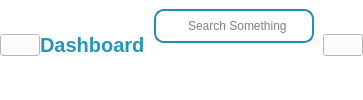
        <widget class="QWidget" name="headerFrame" native="true">
         <property name="styleSheet">
          <string notr="true">background-color:#ffffff;</string>
         </property>
         <layout class="QHBoxLayout" name="horizontalLayout_2">
          <property name="spacing">
           <number>0</number>
          </property>
          <property name="leftMargin">
           <number>0</number>
          </property>
          <property name="topMargin">
           <number>0</number>
          </property>
          <property name="rightMargin">
           <number>0</number>
          </property>
          <property name="bottomMargin">
           <number>10</number>
          </property>
          <item alignment="Qt::AlignLeft">
           <widget class="QWidget" name="widget" native="true">
            <layout class="QHBoxLayout" name="horizontalLayout_3">
             <property name="spacing">
              <number>0</number>
             </property>
             <property name="leftMargin">
              <number>0</number>
             </property>
             <property name="topMargin">
              <number>0</number>
             </property>
             <property name="rightMargin">
              <number>0</number>
             </property>
             <property name="bottomMargin">
              <number>0</number>
             </property>
             <item>
              <widget class="QPushButton" name="menuBtn">
               <property name="text">
                <string/>
               </property>
               <property name="icon">
                <iconset resource="icon/icons.qrc">
                 <normaloff>:/icons/icons8-menu.svg</normaloff>:/icons/icons8-menu.svg</iconset>
               </property>
              </widget>
             </item>
             <item>
              <widget class="QLabel" name="appHeader">
               <property name="font">
                <font>
                 <pointsize>15</pointsize>
                 <weight>75</weight>
                 <bold>true</bold>
                </font>
               </property>
               <property name="styleSheet">
                <string notr="true">color:#2696bc;</string>
               </property>
               <property name="text">
                <string>Dashboard</string>
               </property>
              </widget>
             </item>
            </layout>
           </widget>
          </item>
          <item alignment="Qt::AlignHCenter">
           <widget class="QWidget" name="widget_2" native="true">
            <layout class="QHBoxLayout" name="horizontalLayout_4">
             <item alignment="Qt::AlignTop">
              <widget class="QFrame" name="searchFrame">
               <property name="minimumSize">
                <size>
                 <width>160</width>
                 <height>0</height>
                </size>
               </property>
               <property name="styleSheet">
                <string notr="true">border-radius:10px;
border:2px solid #248fb3;</string>
               </property>
               <property name="frameShape">
                <enum>QFrame::StyledPanel</enum>
               </property>
               <property name="frameShadow">
                <enum>QFrame::Raised</enum>
               </property>
               <layout class="QHBoxLayout" name="horizontalLayout_5">
                <property name="spacing">
                 <number>0</number>
                </property>
                <property name="leftMargin">
                 <number>0</number>
                </property>
                <property name="topMargin">
                 <number>0</number>
                </property>
                <property name="rightMargin">
                 <number>0</number>
                </property>
                <property name="bottomMargin">
                 <number>0</number>
                </property>
                <item>
                 <widget class="QLabel" name="label_2">
                  <property name="minimumSize">
                   <size>
                    <width>30</width>
                    <height>30</height>
                   </size>
                  </property>
                  <property name="maximumSize">
                   <size>
                    <width>32</width>
                    <height>32</height>
                   </size>
                  </property>
                  <property name="styleSheet">
                   <string notr="true">border:None;</string>
                  </property>
                  <property name="text">
                   <string/>
                  </property>
                  <property name="pixmap">
                   <pixmap resource="icon/icons.qrc">:/icons/icons8-search.svg</pixmap>
                  </property>
                  <property name="scaledContents">
                   <bool>true</bool>
                  </property>
                 </widget>
                </item>
                <item>
                 <widget class="QLineEdit" name="lineEdit">
                  <property name="styleSheet">
                   <string notr="true">QLineEdit{
background:transparent;
border:None;
}</string>
                  </property>
                  <property name="placeholderText">
                   <string>Search Something</string>
                  </property>
                 </widget>
                </item>
               </layout>
              </widget>
             </item>
            </layout>
           </widget>
          </item>
          <item alignment="Qt::AlignRight">
           <widget class="QWidget" name="widget_3" native="true">
            <layout class="QHBoxLayout" name="horizontalLayout_6">
             <property name="spacing">
              <number>0</number>
             </property>
             <property name="leftMargin">
              <number>0</number>
             </property>
             <property name="topMargin">
              <number>0</number>
             </property>
             <property name="rightMargin">
              <number>0</number>
             </property>
             <property name="bottomMargin">
              <number>0</number>
             </property>
             <item>
              <widget class="QPushButton" name="accountBtn">
               <property name="text">
                <string/>
               </property>
               <property name="icon">
                <iconset resource="icon/icons.qrc">
                 <normaloff>:/icons/userblue.svg</normaloff>:/icons/userblue.svg</iconset>
               </property>
               <property name="iconSize">
                <size>
                 <width>32</width>
                 <height>32</height>
                </size>
               </property>
              </widget>
             </item>
            </layout>
           </widget>
          </item>
         </layout>
        </widget>
